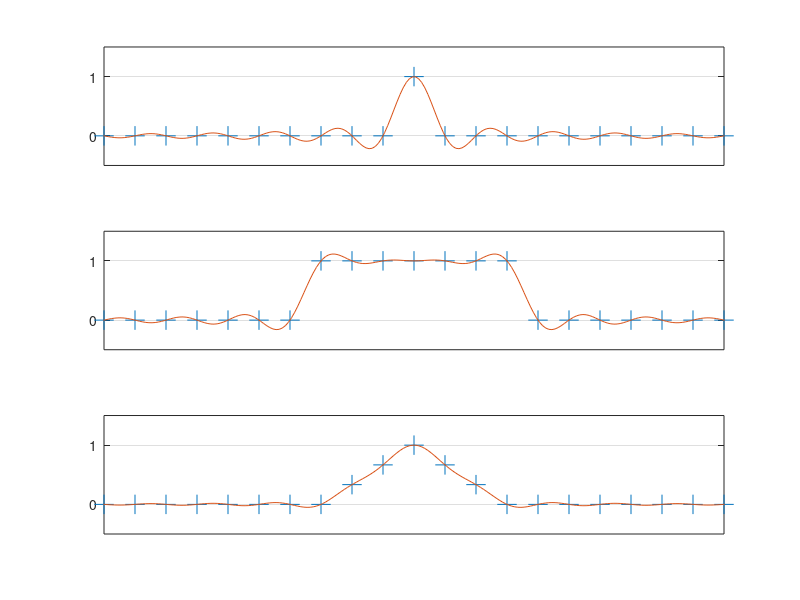

The MATLAB source for this figure:
% p3.m - band-limited interpolation

  h = 1; xmax = 10; clf
  x = -xmax:h:xmax;                     % computational grid
  xx = -xmax-h/20:h/10:xmax+h/20;       % plotting grid
  for plt = 1:3
    subplot(3,1,plt)
    switch plt
      case 1, v = (x==0);               % delta function
      case 2, v = (abs(x)<=3);          % square wave
      case 3, v = max(0,1-abs(x)/3);    % hat function
    end
    plot(x,v,'+','markersize',14), grid on
    p = zeros(size(xx));
    for i = 1:length(x),
      p = p + v(i)*sin(pi*(xx-x(i))/h)./(pi*(xx-x(i))/h);
    end
    line(xx,p), axis([-xmax xmax -.5 1.5])
    set(gca,'xtick',[]), set(gca,'ytick',[0 1])
  end
